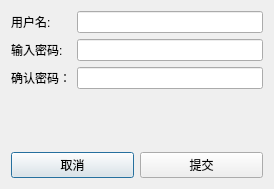
<?xml version="1.0" encoding="UTF-8"?>
<ui version="4.0">
 <class>AddUserDialog</class>
 <widget class="QDialog" name="AddUserDialog">
  <property name="geometry">
   <rect>
    <x>0</x>
    <y>0</y>
    <width>274</width>
    <height>189</height>
   </rect>
  </property>
  <property name="windowTitle">
   <string>Dialog</string>
  </property>
  <layout class="QVBoxLayout" name="verticalLayout" stretch="2,1">
   <item>
    <layout class="QFormLayout" name="formLayout">
     <item row="0" column="0">
      <widget class="QLabel" name="label">
       <property name="text">
        <string>用户名:</string>
       </property>
      </widget>
     </item>
     <item row="0" column="1">
      <widget class="QLineEdit" name="lineEditUser"/>
     </item>
     <item row="1" column="0">
      <widget class="QLabel" name="label_2">
       <property name="text">
        <string>输入密码:</string>
       </property>
      </widget>
     </item>
     <item row="1" column="1">
      <widget class="QLineEdit" name="lineEditPwd"/>
     </item>
     <item row="2" column="0">
      <widget class="QLabel" name="label_3">
       <property name="text">
        <string>确认密码：</string>
       </property>
      </widget>
     </item>
     <item row="2" column="1">
      <widget class="QLineEdit" name="lineEditPwd2"/>
     </item>
    </layout>
   </item>
   <item>
    <layout class="QHBoxLayout" name="horizontalLayout">
     <item>
      <widget class="QPushButton" name="pushButtonCancel">
       <property name="text">
        <string>取消</string>
       </property>
      </widget>
     </item>
     <item>
      <widget class="QPushButton" name="pushButtonCommit">
       <property name="text">
        <string>提交</string>
       </property>
      </widget>
     </item>
    </layout>
   </item>
  </layout>
 </widget>
 <resources/>
 <connections/>
</ui>
